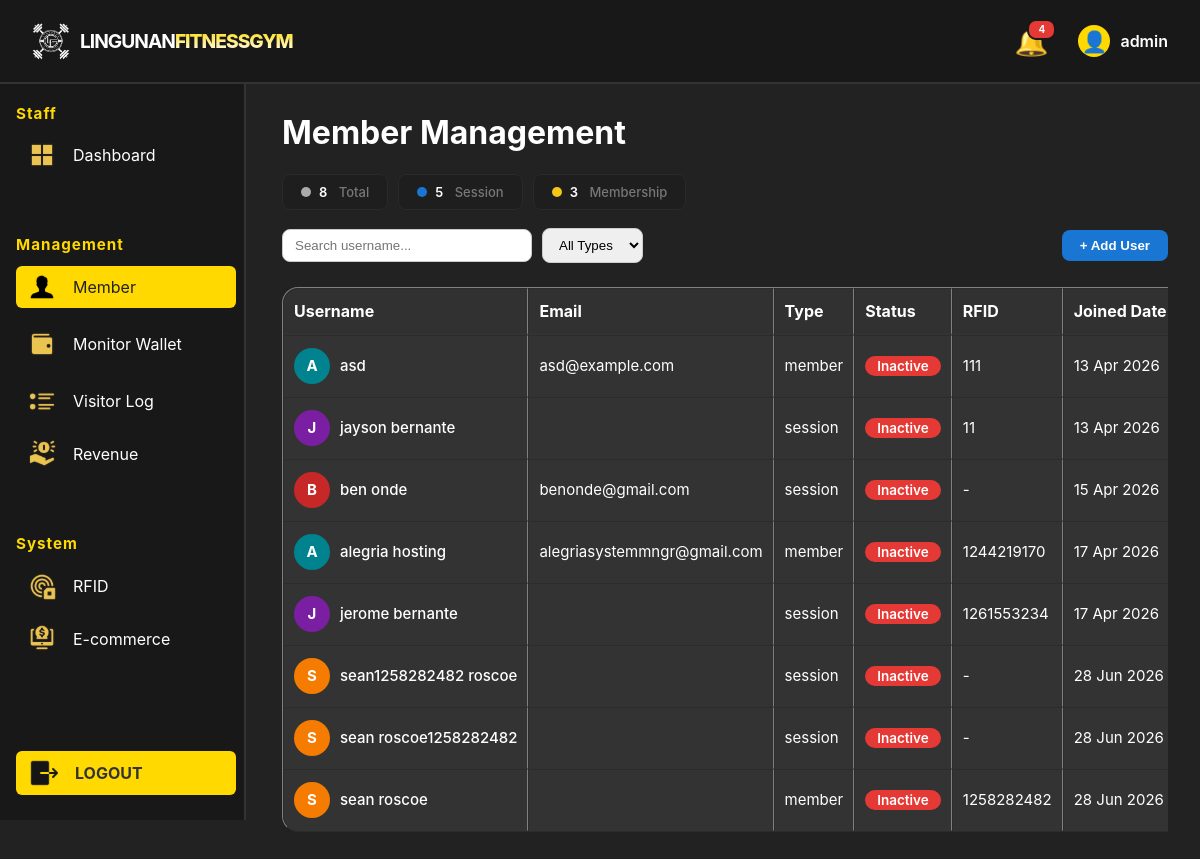
The app's page /public/client/staff/management/member.php (signed in) with its own data.
### tables this page shows
CREATE TABLE `members` (
  `id` int(10) unsigned NOT NULL AUTO_INCREMENT,
  `user_id` int(10) unsigned DEFAULT NULL,
  `first_name` varchar(50) NOT NULL,
  `last_name` varchar(50) NOT NULL,
  `phone` varchar(20) DEFAULT NULL,
  `address` varchar(255) DEFAULT NULL,
  `type` varchar(50) DEFAULT NULL,
  `membership_start` date DEFAULT NULL,
  `membership_end` date DEFAULT NULL,
  `password` varchar(255) NOT NULL,
  `username` varchar(50) NOT NULL,
  `gmail` varchar(100) NOT NULL,
  `RFID` varchar(50) DEFAULT NULL,
  `Joined_Date` date DEFAULT curdate(),
  `credit` decimal(10,2) DEFAULT 0.00,
  `plan_months` int(11) DEFAULT NULL,
  `membership_expiry` date DEFAULT NULL,
  PRIMARY KEY (`id`),
  KEY `user_id` (`user_id`),
  CONSTRAINT `members_ibfk_1` FOREIGN KEY (`user_id`) REFERENCES `users` (`id`) ON DELETE SET NULL ON UPDATE CASCADE
);

### public/client/staff/management/member.php (the view, shortened to what this page needs)
<?php
require_once '../../../../app/config/connection.php';
try { $pdo->exec("ALTER TABLE members ADD COLUMN plan_months INT DEFAULT NULL"); } catch(Exception $e) {}
try { $pdo->exec("ALTER TABLE members ADD COLUMN membership_expiry DATE DEFAULT NULL"); } catch(Exception $e) {}
try { $pdo->exec("CREATE TABLE IF NOT EXISTS blocked_rfids (id INT AUTO_INCREMENT PRIMARY KEY, rfid VARCHAR(100) NOT NULL, member_id INT DEFAULT NULL, blocked_at DATETIME DEFAULT NOW(), reason VARCHAR(100) DEFAULT 'lost')"); } catch(Exception $e) {}
include '../../../../component/admin_header.php';
include '../../../../component/staff_sidebar.php';
?>
<!DOCTYPE html>
<html lang="en">
<head>
    <link href="../../../../assets/css/toastednotif.css" rel="stylesheet">
    <link href="../../../../assets/css/admin_header.css" rel="stylesheet">
    <link href="../../../../assets/css/admin_sidebar.css" rel="stylesheet">
    <link href="../../../../assets/css/admin.css" rel="stylesheet">
</head>
<body>
    <div class="Member-content">
        <h1>Member Management</h1>
        <?php
try {
    $countStmt = $pdo->query("SELECT type, COUNT(*) as cnt FROM members GROUP BY type");
    $countRows = $countStmt->fetchAll();
    $countTotal = 0; $countSession = 0; $countMembership = 0;
    foreach ($countRows as $cr) {
        $countTotal += intval($cr['cnt']);
        if ($cr['type'] === 'session') $countSession = intval($cr['cnt']);
        if ($cr['type'] === 'member')  $countMembership = intval($cr['cnt']);
    }
} catch(Exception $e) { $countTotal = $countSession = $countMembership = 0; }
?>
        <div class="member-stats" id="memberStats">
            <div class="ms-chip"><span class="ms-dot total"></span><span class="ms-num" id="statTotal"><?= $countTotal ?></span><span class="ms-lbl">&nbsp;Total</span></div>
            <div class="ms-chip"><span class="ms-dot session"></span><span class="ms-num" id="statSession"><?= $countSession ?></span><span class="ms-lbl">&nbsp;Session</span></div>
            <div class="ms-chip"><span class="ms-dot membership"></span><span class="ms-num" id="statMembership"><?= $countMembership ?></span><span class="ms-lbl">&nbsp;Membership</span></div>
        </div>
        <?php
try {
    $query = "SELECT * FROM members WHERE 1";
    $params = [];
    $stmt = $pdo->prepare($query);
    $stmt->execute($params);
    $members = $stmt->fetchAll();
} catch (Exception $e) {
    echo '<div style="color:red">Error fetching members: ' . htmlspecialchars($e->getMessage()) . '</div>';
    $members = [];
}
?>
        <div style="margin-bottom:15px; display:flex; gap:10px; flex-wrap:wrap; align-items:center;">
    <input type="text" id="searchUsername" placeholder="Search username..."
        style="padding:8px 12px;border-radius:8px;border:1px solid #ccc;width:250px;">
    <select id="typeFilter" style="padding:8px 12px;border-radius:8px;border:1px solid #ccc;">
        <option value="">All Types</option>
    </select>
    <div style="margin-left:auto; display:flex; gap:8px;">
        <button type="button" id="addUserBtn" style="padding:8px 18px; border-radius:8px; border:none; background:#1976d2; color:#fff; font-weight:600; cursor:pointer;">+ Add User</button>
    </div>
</div>
        <div class="table-wrapper" style="margin-top: 24px;">
            <table class="admin-table" border="1" cellpadding="8" cellspacing="0" style="width:100%; background:#333;">
                <thead>
                    <tr>
                        <th>Username</th>
                        <th>Email</th>
                        <th>Type</th>
                        <th>Status</th>
                        <th>RFID</th>
                        <th>Joined Date</th>
                    </tr>
                </thead>
                <tbody>
                <?php if (empty($members)): ?>
                    <tr><td colspan="7" style="text-align: center;" >No members found.</td></tr>
                <?php else: ?>
                    <?php foreach ($members as $member): ?>
                        <?php
                            $username = trim($member['first_name'] . ' ' . $member['last_name']);
                            $status = ($member['type'] === 'active')
                                ? '<span class="badge-status badge-active">Active</span>'
                                : '<span class="badge-status badge-inactive">Inactive</span>';
                            $joined = $member['Joined_Date'] ? date('d M Y', strtotime($member['Joined_Date'])) : '-';
                            $avatarColors = ['#1976d2','#e53935','#388e3c','#f57c00','#7b1fa2','#00838f','#c62828','#2e7d32','#1565c0','#6a1b9a'];
                            $firstLetter = strtoupper(substr($member['first_name'], 0, 1)) ?: '?';
                            $avatarColor = $avatarColors[ord($firstLetter) % count($avatarColors)];
                        ?>
                        <tr>
                            <td data-label="Username">
                                <div class="user-cell">
                                    <div class="user-avatar" style="background:<?= $avatarColor ?>"><?= htmlspecialchars($firstLetter) ?></div>
                                    <span class="user-name-text"><?= htmlspecialchars($username) ?></span>
                                </div>
                            </td>
                            <td data-label="Email"><?= htmlspecialchars($member['gmail']) ?></td>
                            <td data-label="Type"><?= htmlspecialchars($member['type']) ?></td>
                            <td data-label="Status"><?= $status ?></td>
                            <td data-label="RFID"><?= htmlspecialchars($member['RFID'] ?? '-') ?></td>
                            <td data-label="Joined Date"><?= htmlspecialchars($joined) ?></td>
                        </tr>
                    <?php endforeach; ?>
                <?php endif; ?>
                </tbody>
                </table>
        </div>
    </div>
</body>
</html>

### assets/css/admin.css (style rules this page uses)
body { margin: 0; font-family: 'Inter', sans-serif; background: #222; color: #fff; }

### public/client/staff/management/member.php (style rules this page uses)
.Member-content { margin-left: 250px; margin-top: 60px; padding: 2rem; min-height: calc(100vh - 60px); background: #222; }
.admin-table { border-collapse: separate; border-spacing: 0; width: 100%; background: rgba(0,0,0,0.04); font-family: 'Inter', Arial, sans-serif; box-shadow: 0 2px 8px rgba(0,0,0,0.04); border-radius: 16px; overflow: hidden; }
.admin-table thead th:first-child { border-top-left-radius: 16px; }
.admin-table tbody tr:last-child td:first-child { border-bottom-left-radius: 16px; }
.admin-table th, .admin-table td { padding: 12px 10px; text-align: left; overflow: hidden; white-space: nowrap; text-overflow: ellipsis; }
.admin-table th { background: rgba(0,0,0,0.04); font-weight: 700; color: #fff; border-bottom: 2px solid #333; }
.admin-table tr { transition: background 0.2s; }
.admin-table td { border-bottom: 1px solid #333; font-size: 15px; }
.badge-status { display: inline-block; padding: 2px 12px; border-radius: 12px; font-size: 90%; font-weight: 600; color: #fff; }
.badge-inactive { background: #e53935; }
.admin-table th:nth-child(1) { width:18%; }
.admin-table th:nth-child(2) { width:20%; }
.admin-table th:nth-child(3) { width:9%; }
.admin-table th:nth-child(4) { width:10%; }
.admin-table th:nth-child(5) { width:12%; }
.admin-table th:nth-child(6) { width:12%; }
.admin-table th:nth-child(6) { width:15%; }
.table-wrapper { overflow-x: auto; width: 100%; }
.user-cell { display: flex; align-items: center; gap: 10px; }
.user-avatar { width: 36px; height: 36px; border-radius: 50%; display: flex; align-items: center; justify-content: center; font-size: 15px; font-weight: 700; color: #fff; flex-shrink: 0; text-transform: uppercase; }
.user-name-text { font-weight: 500; color: #fff; }
.member-stats { display:flex; gap:10px; flex-wrap:wrap; margin-bottom:18px; }
.ms-chip { display:flex; align-items:center; gap:8px; background:#1e1e1e; border-radius:8px; padding:9px 18px; font-size:13px; font-weight:600; border:1px solid #2a2a2a; }
.ms-dot { width:10px; height:10px; border-radius:50%; display:inline-block; flex-shrink:0; }
.ms-dot.total { background:#aaa; }
.ms-dot.session { background:#1976d2; }
.ms-dot.membership { background:#f5c518; }
.ms-num { color:#fff; }
.ms-lbl { color:#777; font-weight:500; }

### records on screen
members: first_name "A", first_name "asd", gmail "asd@example.com", type "member", shows "Inactive", RFID "111", Joined_Date "13 Apr 2026"
members: first_name "J", username "jayson bernante", type "session", shows "Inactive", RFID "11", Joined_Date "13 Apr 2026"
members: first_name "B", username "ben onde", gmail "benonde@gmail.com", type "session", shows "Inactive", RFID "-", Joined_Date "15 Apr 2026"
members: first_name "A", username "alegria hosting", gmail "alegriasystemmngr@gmail.com", type "member", shows "Inactive", RFID "1244219170", Joined_Date "17 Apr 2026"
members: first_name "J", username "jerome bernante", type "session", shows "Inactive", RFID "1261553234", Joined_Date "17 Apr 2026"
members: first_name "S", username "sean1258282482 roscoe", type "session", shows "Inactive", RFID "-", Joined_Date "28 Jun 2026"
members: first_name "S", username "sean roscoe1258282482", type "session", shows "Inactive", RFID "-", Joined_Date "28 Jun 2026"
members: first_name "S", username "sean roscoe", type "member", shows "Inactive", RFID "1258282482", Joined_Date "28 Jun 2026"

### other values on screen
$_notifCount "4"
$_displayName "admin"
$countTotal "8"
$countSession "5"
$countMembership "3"
